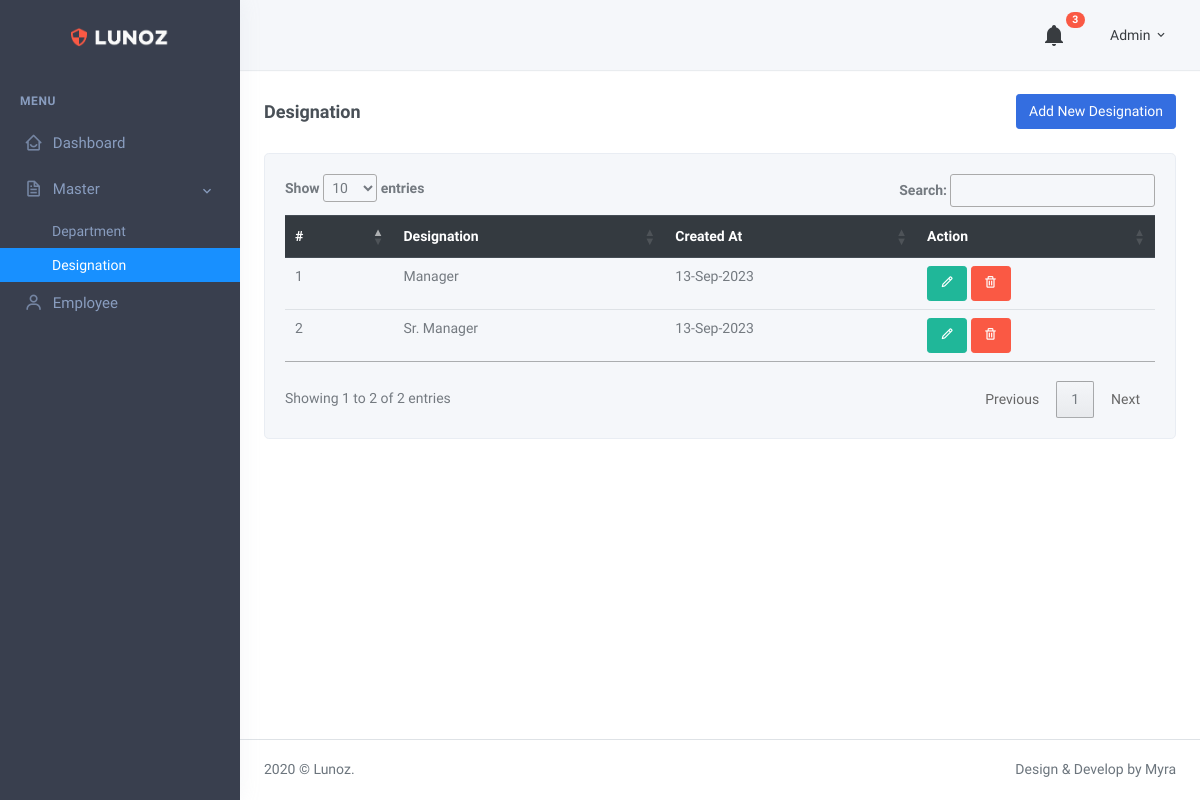
The app's page /designation.php (signed in) with its own data.
### tables this page shows
CREATE TABLE `designation` (
  `ID` int(11) NOT NULL,
  `designation_name` varchar(255) NOT NULL,
  `added_by` varchar(255) NOT NULL,
  `deletedStatus` int(11) NOT NULL DEFAULT 0,
  `created_at` timestamp NOT NULL DEFAULT current_timestamp()
);

### designation.php (the view, shortened to what this page needs)
<?php
include('include/dbconn.php');
?>
<!DOCTYPE html>
<html lang="en">
<head>
    <link href="assets/css/bootstrap.min.css" rel="stylesheet" type="text/css" />
    <link href="assets/css/icons.min.css" rel="stylesheet" type="text/css" />
    <link href="assets/css/theme.min.css" rel="stylesheet" type="text/css" />
    <link rel="stylesheet" href="https://cdn.datatables.net/1.13.6/css/jquery.dataTables.min.css">
</head>
<body>
    <div id="layout-wrapper">
        <?php include('include/header.php') ?>
        <?php include('include/navbar.php') ?>
        <div class="main-content">
            <div class="page-content">
                <div class="container-fluid">
                    <div class="row">
                        <div class="col-12">
                            <div class="page-title-box d-flex align-items-center justify-content-between">
                                <h4 class="mb-0 font-size-18">Designation</h4>
                                <div class="page-title-right">
                                    <a href="add_designation.php" class="btn btn-primary">Add New Designation</a>
                                </div>
                            </div>
                        </div>
                    </div>
                    <div class="row">
                        <div class="col-xl-12">
                            <div class="card">
                                <div class="card-body">
                                    <div class="table-responsive">
                                        <table class="table mb-0" id='emptTable'>
                                            <thead class="thead-dark">
                                                <tr>
                                                    <th>#</th>
                                                    <th>Designation</th>
                                                    <th>Created At</th>
                                                    <th>Action</th>
                                                </tr>
                                            </thead>
                                            <tbody>
                                                <?php
                                                    $department = mysqli_query($db,"SELECT * FROM `designation` WHERE deletedStatus='0'");
                                                    $count = 1;
                                                    while($read = mysqli_fetch_assoc($department))
                                                    {
                                                ?>
                                                <tr>
                                                    <td><?php echo $count++; ?></td>
                                                    <td><?php echo $read['designation_name']; ?></td>
                                                    <td><?php echo date_format(date_create($read['created_at']),"d-M-Y") ?></td>
                                                    <td>
                                                        <div class="">
                                                            <a href="edit_designation.php?id=<?php echo $read['ID']; ?>" onclick="return confirm('Are You Sure You Want To Edit This Record ?');" class="btn btn-success"><i class="bx bx-pencil"></i></a>
                                                            <a href="deleted_designation.php?id=<?php echo $read['ID']; ?>" onclick="return confirm('Are You Sure You Want To Delete This Record ?');" class="btn btn-danger"><i class="bx bx-trash"></i>
                                                            </a>
                                                        </div>
                                                    </td>
                                                </tr>
                                                <?php } $count; ?>
                                            </tbody>
                                        </table>
                                    </div>
                                </div>
                            </div>
                        </div>
                    </div>
                </div>
                <footer class="footer">
                    <div class="container-fluid">
                        <div class="row">
                            <div class="col-sm-6">
                                2020 © Lunoz.
                            </div>
                            <div class="col-sm-6">
                                <div class="text-sm-right d-none d-sm-block">
                                    Design & Develop by Myra
                                </div>
                            </div>
                        </div>
                    </div>
                </footer>
            </div>
        </div>
</body>
</html>

### records on screen
designation: designation_name "Manager", created_at "13-Sep-2023"
designation: designation_name "Sr. Manager", created_at "13-Sep-2023"

### other values on screen
$_SESSION['admin_name'] "Admin"
